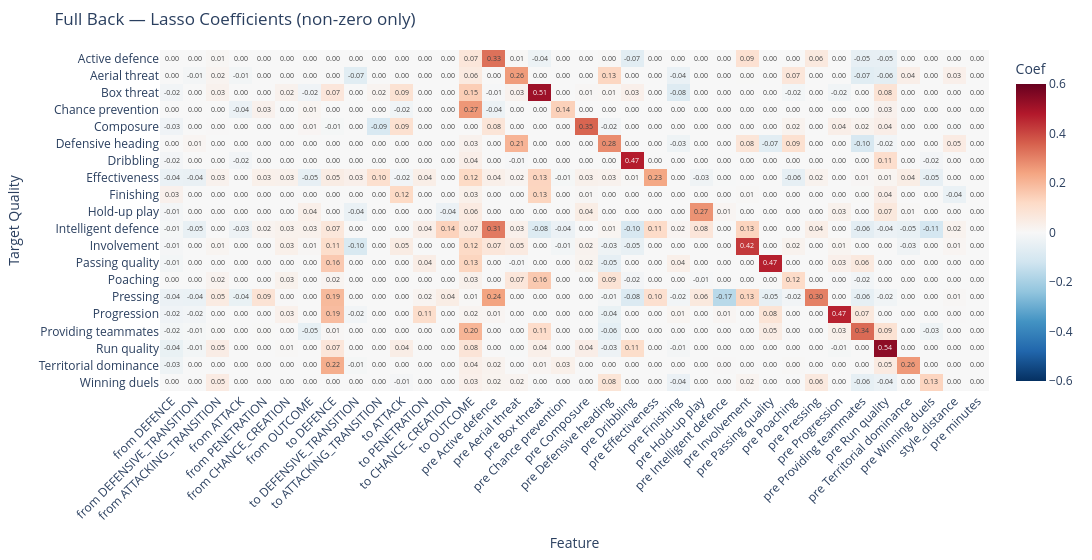
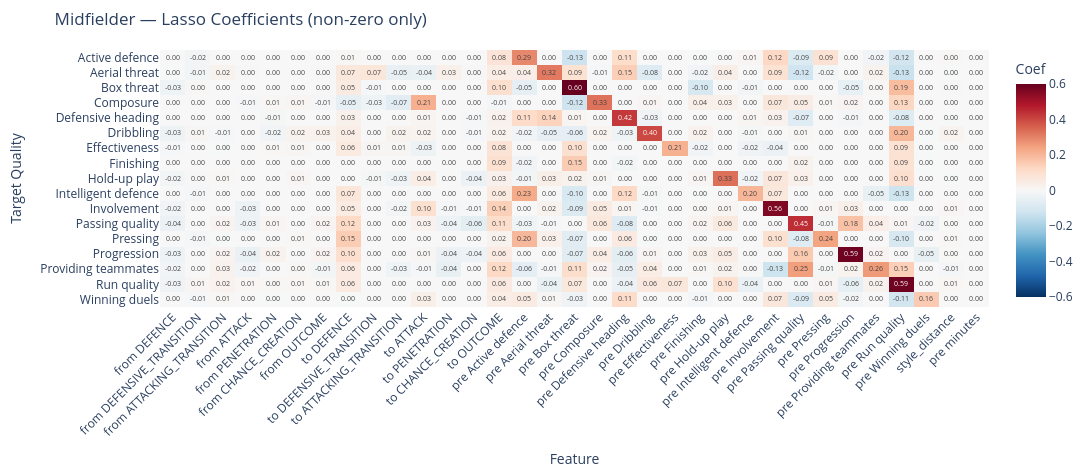
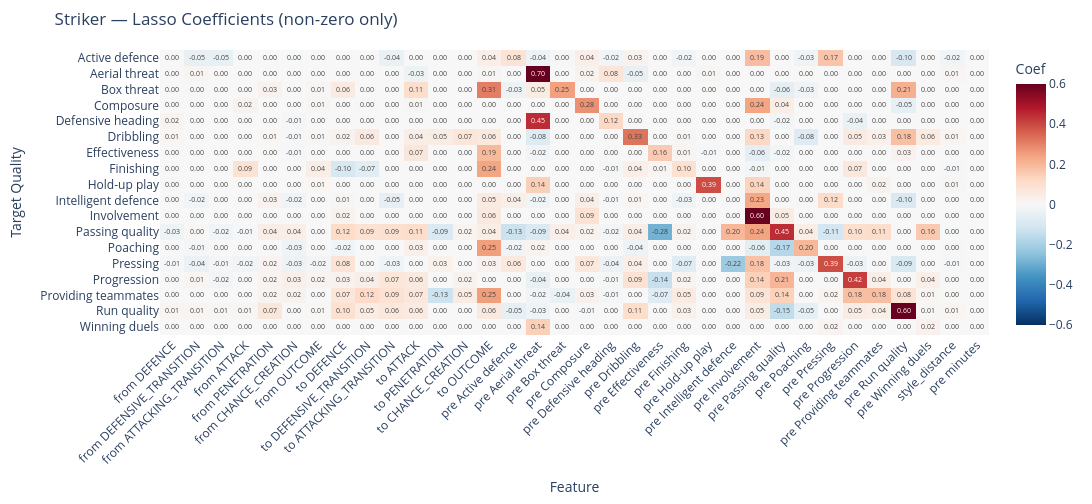
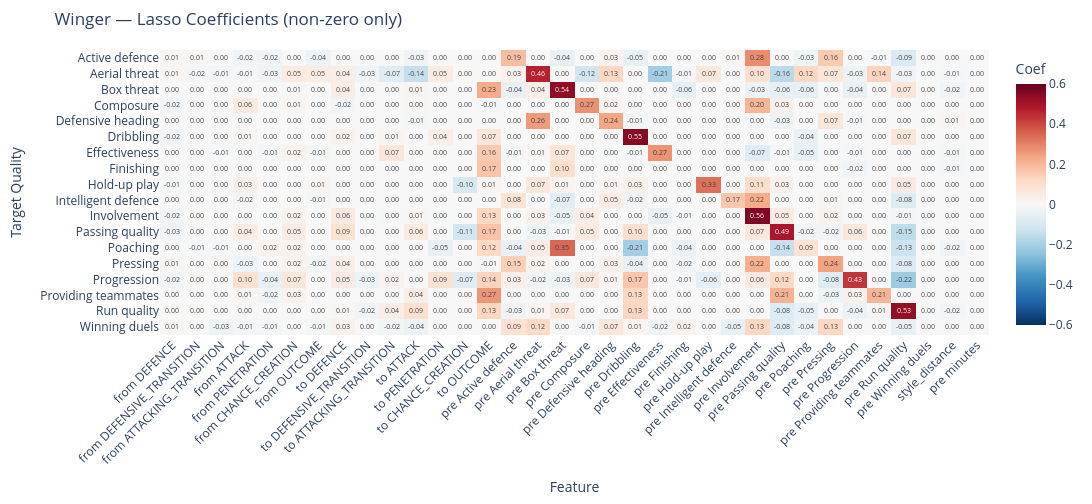

Notebook source saved alongside these figures, in order:
### Code cell
# Coefficient heatmap for each position
for pos in models:
    info = models[pos]
    coefs = np.array([est.coef_ for est in info['model'].estimators_])
    coef_df = pd.DataFrame(coefs, index=info['qualities'], columns=info['x_cols'])

    # Shorten names
    short_cols = (
        coef_df.columns
        .str.replace('from_q_proj_', 'from ', regex=False)
        .str.replace('to_q_', 'to ', regex=False)
        .str.replace('pre_', 'pre ', regex=False)
    )
    coef_df.columns = short_cols

    # Only show features that have at least one non-zero coef
    active_mask = (coef_df != 0).any(axis=0)
    coef_active = coef_df.loc[:, active_mask]

    fig = px.imshow(
        coef_active.round(3),
        text_auto='.2f',
        color_continuous_scale='RdBu_r',
        zmin=-0.6, zmax=0.6,
        labels=dict(x='Feature', y='Target Quality', color='Coef'),
        aspect='auto',
    )
    fig.update_layout(
        title=f'{pos} — Lasso Coefficients (non-zero only)',
        height=max(400, len(info['qualities']) * 28),
        width=max(600, coef_active.shape[1] * 38),
        margin=dict(t=50, b=60, l=160, r=30),
        xaxis_tickangle=-45,
    )
    fig.show()

### Figure 1 — Plotly figure (JSON) as saved in the notebook; plotly's stock layout.template omitted (floating-point values rounded to 4 significant figures; data arrays with more than 128 entries replaced by an {"elided": "..."} marker saying what was removed)
{"data": [{"coloraxis": "coloraxis", "hovertemplate": "Feature: %{x}<br>Target Quality: %{y}<br>Coef: %{z}<extra></extra>", "name": "0", "texttemplate": "%{z:.2f}", "type": "heatmap", "x": ["from DEFENCE", "from DEFENSIVE_TRANSITION", "from ATTACKING_TRANSITION", "from ATTACK", "from PENETRATION", "from CHANCE_CREATION", "from OUTCOME", "to DEFENCE", "to DEFENSIVE_TRANSITION", "to ATTACKING_TRANSITION", "to ATTACK", "to PENETRATION", "to CHANCE_CREATION", "to OUTCOME", "pre Active defence", "pre Aerial threat", "pre Box threat", "pre Chance prevention", "pre Composure", "pre Defensive heading", "pre Dribbling", "pre Effectiveness", "pre Finishing", "pre Hold-up play", "pre Intelligent defence", "pre Involvement", "pre Passing quality", "pre Poaching", "pre Pressing", "pre Progression", "pre Providing teammates", "pre Run quality", "pre Territorial dominance", "pre Winning duels", "style_distance", "pre minutes"], "xaxis": "x", "y": ["Active defence", "Aerial threat", "Box threat", "Chance prevention", "Composure", "Defensive heading", "Dribbling", "Effectiveness", "Finishing", "Hold-up play", "Intelligent defence", "Involvement", "Passing quality", "Poaching", "Pressing", "Progression", "Providing teammates", "Run quality", "Territorial dominance", "Winning duels"], "yaxis": "y", "z": {"elided": "20x36 float values"}}], "layout": {"coloraxis": {"cmax": 0.6, "cmin": -0.6, "colorbar": {"title": {"text": "Coef"}}, "colorscale": [[0, "rgb(5,48,97)"], [0.1, "rgb(33,102,172)"], [0.2, "rgb(67,147,195)"], [0.3, "rgb(146,197,222)"], [0.4, "rgb(209,229,240)"], [0.5, "rgb(247,247,247)"], [0.6, "rgb(253,219,199)"], [0.7, "rgb(244,165,130)"], [0.8, "rgb(214,96,77)"], [0.9, "rgb(178,24,43)"], [1, "rgb(103,0,31)"]]}, "height": 560, "margin": {"b": 60, "l": 160, "r": 30, "t": 50}, "title": {"text": "Full Back — Lasso Coefficients (non-zero only)"}, "width": 1368, "xaxis": {"anchor": "y", "domain": [0, 1], "tickangle": -45, "title": {"text": "Feature"}}, "yaxis": {"anchor": "x", "autorange": "reversed", "domain": [0, 1], "title": {"text": "Target Quality"}}}}

### Figure 2 — Plotly figure (JSON) as saved in the notebook; plotly's stock layout.template omitted (floating-point values rounded to 4 significant figures; data arrays with more than 128 entries replaced by an {"elided": "..."} marker saying what was removed)
{"data": [{"coloraxis": "coloraxis", "hovertemplate": "Feature: %{x}<br>Target Quality: %{y}<br>Coef: %{z}<extra></extra>", "name": "0", "texttemplate": "%{z:.2f}", "type": "heatmap", "x": ["from DEFENCE", "from DEFENSIVE_TRANSITION", "from ATTACKING_TRANSITION", "from ATTACK", "from PENETRATION", "from CHANCE_CREATION", "from OUTCOME", "to DEFENCE", "to DEFENSIVE_TRANSITION", "to ATTACKING_TRANSITION", "to ATTACK", "to PENETRATION", "to CHANCE_CREATION", "to OUTCOME", "pre Active defence", "pre Aerial threat", "pre Box threat", "pre Composure", "pre Defensive heading", "pre Dribbling", "pre Effectiveness", "pre Finishing", "pre Hold-up play", "pre Intelligent defence", "pre Involvement", "pre Passing quality", "pre Pressing", "pre Progression", "pre Providing teammates", "pre Run quality", "pre Winning duels", "style_distance", "pre minutes"], "xaxis": "x", "y": ["Active defence", "Aerial threat", "Box threat", "Composure", "Defensive heading", "Dribbling", "Effectiveness", "Finishing", "Hold-up play", "Intelligent defence", "Involvement", "Passing quality", "Pressing", "Progression", "Providing teammates", "Run quality", "Winning duels"], "yaxis": "y", "z": {"elided": "17x33 float values"}}], "layout": {"coloraxis": {"cmax": 0.6, "cmin": -0.6, "colorbar": {"title": {"text": "Coef"}}, "colorscale": [[0, "rgb(5,48,97)"], [0.1, "rgb(33,102,172)"], [0.2, "rgb(67,147,195)"], [0.3, "rgb(146,197,222)"], [0.4, "rgb(209,229,240)"], [0.5, "rgb(247,247,247)"], [0.6, "rgb(253,219,199)"], [0.7, "rgb(244,165,130)"], [0.8, "rgb(214,96,77)"], [0.9, "rgb(178,24,43)"], [1, "rgb(103,0,31)"]]}, "height": 476, "margin": {"b": 60, "l": 160, "r": 30, "t": 50}, "title": {"text": "Midfielder — Lasso Coefficients (non-zero only)"}, "width": 1254, "xaxis": {"anchor": "y", "domain": [0, 1], "tickangle": -45, "title": {"text": "Feature"}}, "yaxis": {"anchor": "x", "autorange": "reversed", "domain": [0, 1], "title": {"text": "Target Quality"}}}}

### Figure 3 — Plotly figure (JSON) as saved in the notebook; plotly's stock layout.template omitted (floating-point values rounded to 4 significant figures; data arrays with more than 128 entries replaced by an {"elided": "..."} marker saying what was removed)
{"data": [{"coloraxis": "coloraxis", "hovertemplate": "Feature: %{x}<br>Target Quality: %{y}<br>Coef: %{z}<extra></extra>", "name": "0", "texttemplate": "%{z:.2f}", "type": "heatmap", "x": ["from DEFENCE", "from DEFENSIVE_TRANSITION", "from ATTACKING_TRANSITION", "from ATTACK", "from PENETRATION", "from CHANCE_CREATION", "from OUTCOME", "to DEFENCE", "to DEFENSIVE_TRANSITION", "to ATTACKING_TRANSITION", "to ATTACK", "to PENETRATION", "to CHANCE_CREATION", "to OUTCOME", "pre Active defence", "pre Aerial threat", "pre Box threat", "pre Composure", "pre Defensive heading", "pre Dribbling", "pre Effectiveness", "pre Finishing", "pre Hold-up play", "pre Intelligent defence", "pre Involvement", "pre Passing quality", "pre Poaching", "pre Pressing", "pre Progression", "pre Providing teammates", "pre Run quality", "pre Winning duels", "style_distance", "pre minutes"], "xaxis": "x", "y": ["Active defence", "Aerial threat", "Box threat", "Composure", "Defensive heading", "Dribbling", "Effectiveness", "Finishing", "Hold-up play", "Intelligent defence", "Involvement", "Passing quality", "Poaching", "Pressing", "Progression", "Providing teammates", "Run quality", "Winning duels"], "yaxis": "y", "z": {"elided": "18x34 float values"}}], "layout": {"coloraxis": {"cmax": 0.6, "cmin": -0.6, "colorbar": {"title": {"text": "Coef"}}, "colorscale": [[0, "rgb(5,48,97)"], [0.1, "rgb(33,102,172)"], [0.2, "rgb(67,147,195)"], [0.3, "rgb(146,197,222)"], [0.4, "rgb(209,229,240)"], [0.5, "rgb(247,247,247)"], [0.6, "rgb(253,219,199)"], [0.7, "rgb(244,165,130)"], [0.8, "rgb(214,96,77)"], [0.9, "rgb(178,24,43)"], [1, "rgb(103,0,31)"]]}, "height": 504, "margin": {"b": 60, "l": 160, "r": 30, "t": 50}, "title": {"text": "Striker — Lasso Coefficients (non-zero only)"}, "width": 1292, "xaxis": {"anchor": "y", "domain": [0, 1], "tickangle": -45, "title": {"text": "Feature"}}, "yaxis": {"anchor": "x", "autorange": "reversed", "domain": [0, 1], "title": {"text": "Target Quality"}}}}

### Figure 4 — Plotly figure (JSON) as saved in the notebook; plotly's stock layout.template omitted (floating-point values rounded to 4 significant figures; data arrays with more than 128 entries replaced by an {"elided": "..."} marker saying what was removed)
{"data": [{"coloraxis": "coloraxis", "hovertemplate": "Feature: %{x}<br>Target Quality: %{y}<br>Coef: %{z}<extra></extra>", "name": "0", "texttemplate": "%{z:.2f}", "type": "heatmap", "x": ["from DEFENCE", "from DEFENSIVE_TRANSITION", "from ATTACKING_TRANSITION", "from ATTACK", "from PENETRATION", "from CHANCE_CREATION", "from OUTCOME", "to DEFENCE", "to DEFENSIVE_TRANSITION", "to ATTACKING_TRANSITION", "to ATTACK", "to PENETRATION", "to CHANCE_CREATION", "to OUTCOME", "pre Active defence", "pre Aerial threat", "pre Box threat", "pre Composure", "pre Defensive heading", "pre Dribbling", "pre Effectiveness", "pre Finishing", "pre Hold-up play", "pre Intelligent defence", "pre Involvement", "pre Passing quality", "pre Poaching", "pre Pressing", "pre Progression", "pre Providing teammates", "pre Run quality", "pre Winning duels", "style_distance", "pre minutes"], "xaxis": "x", "y": ["Active defence", "Aerial threat", "Box threat", "Composure", "Defensive heading", "Dribbling", "Effectiveness", "Finishing", "Hold-up play", "Intelligent defence", "Involvement", "Passing quality", "Poaching", "Pressing", "Progression", "Providing teammates", "Run quality", "Winning duels"], "yaxis": "y", "z": {"elided": "18x34 float values"}}], "layout": {"coloraxis": {"cmax": 0.6, "cmin": -0.6, "colorbar": {"title": {"text": "Coef"}}, "colorscale": [[0, "rgb(5,48,97)"], [0.1, "rgb(33,102,172)"], [0.2, "rgb(67,147,195)"], [0.3, "rgb(146,197,222)"], [0.4, "rgb(209,229,240)"], [0.5, "rgb(247,247,247)"], [0.6, "rgb(253,219,199)"], [0.7, "rgb(244,165,130)"], [0.8, "rgb(214,96,77)"], [0.9, "rgb(178,24,43)"], [1, "rgb(103,0,31)"]]}, "height": 504, "margin": {"b": 60, "l": 160, "r": 30, "t": 50}, "title": {"text": "Winger — Lasso Coefficients (non-zero only)"}, "width": 1292, "xaxis": {"anchor": "y", "domain": [0, 1], "tickangle": -45, "title": {"text": "Feature"}}, "yaxis": {"anchor": "x", "autorange": "reversed", "domain": [0, 1], "title": {"text": "Target Quality"}}}}
